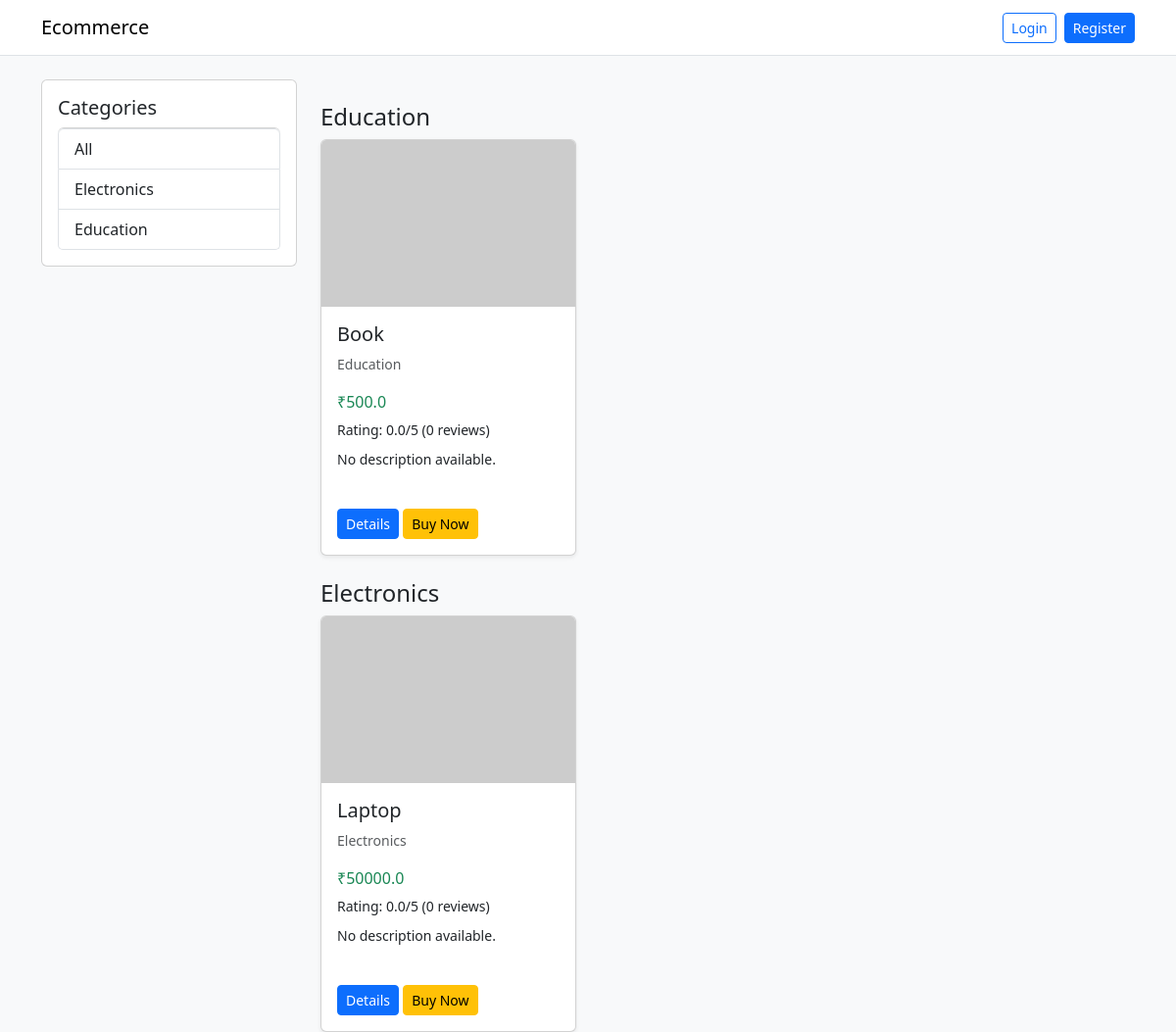
Before: /products?category=Accessories with the older database file.
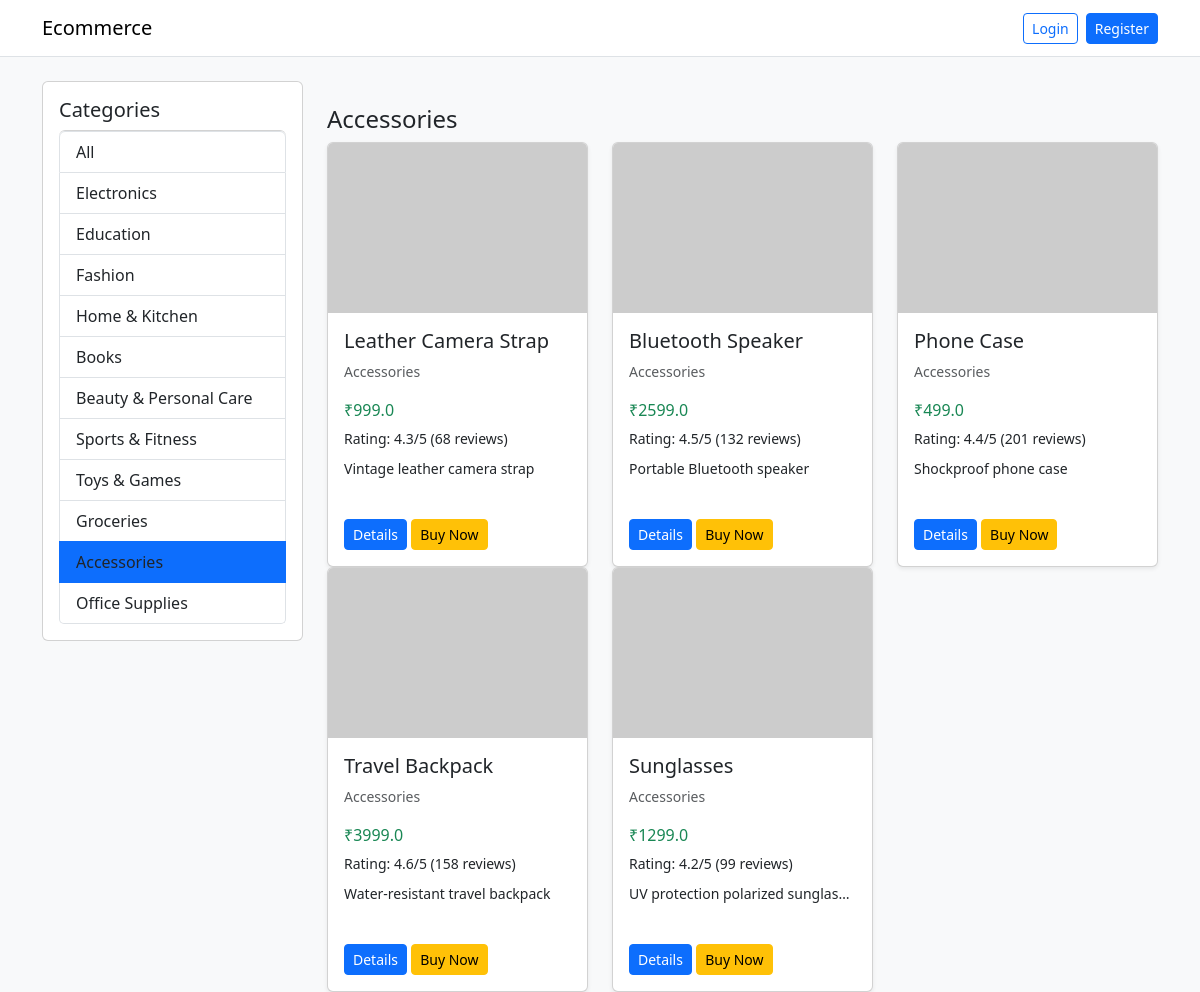
After: the same page with the newer database file.
### tables this page shows
CREATE TABLE products (
            product_id INTEGER PRIMARY KEY AUTOINCREMENT,
            product_name TEXT,
            category TEXT,
            price REAL
        , image_url TEXT, description TEXT, rating REAL, review_count INTEGER);

### app.py (the view)
@app.route('/products')
def products():
    user = get_logged_in_user()
    selected_category = request.args.get('category', '')
    search_query = request.args.get('q', '').strip()
    db = get_db()
    cursor = db.cursor()
    cursor.execute('SELECT DISTINCT category FROM products')
    categories = [c[0] for c in cursor.fetchall()]
    if search_query:
        like_term = f'%{search_query}%'
        cursor.execute('SELECT product_id, product_name, category, price, image_url, description, rating, review_count FROM products WHERE product_name LIKE ? OR description LIKE ? OR category LIKE ? ORDER BY category, product_id', (like_term, like_term, like_term))
    elif selected_category and selected_category in categories:
        cursor.execute('SELECT product_id, product_name, category, price, image_url, description, rating, review_count FROM products WHERE category = ? ORDER BY product_id', (selected_category,))
    else:
        cursor.execute('SELECT product_id, product_name, category, price, image_url, description, rating, review_count FROM products ORDER BY category, product_id')
    products_list = cursor.fetchall()
    cursor.close()
    db.close()
    products_data = [
        {
            'product_id': p[0],
            'product_name': p[1],
            'category': p[2],
            'price': p[3],
            'image_url': p[4] or 'https://via.placeholder.com/300x200?text=Product',
            'description': p[5] or 'No description available.',
            'rating': p[6] or 0,
            'review_count': p[7] or 0
        }
        for p in products_list
    ]
    grouped = {}
    for item in products_data:
        grouped.setdefault(item['category'], []).append(item)
    return render_template('products.html', categories=categories, selected_category=selected_category, grouped_products=grouped, user=user)

### app.py (called while the page is built, shortened)
def get_logged_in_user():
    if 'user_id' not in session:
        return None

### db.py (called while the page is built)
def get_db():
    return sqlite3.connect('ecommerce.db')

### templates/products.html (shortened to what this page needs)
<!DOCTYPE html>
<html>
<head>
    <link href="https://cdn.jsdelivr.net/npm/bootstrap@5.3.0/dist/css/bootstrap.min.css" rel="stylesheet">
</head>
<body class="bg-light">
<nav class="navbar navbar-expand-lg navbar-light bg-white border-bottom">
    <div class="container">
        <a class="navbar-brand" href="/">Ecommerce</a>
        <div class="d-flex align-items-center">
            {% if user %}
                <span class="me-3">Welcome, {{ user.name }}</span>
                <a class="btn btn-outline-secondary btn-sm" href="/logout">Logout</a>
            {% else %}
                <a class="btn btn-outline-primary btn-sm me-2" href="/login">Login</a>
                <a class="btn btn-primary btn-sm" href="/register">Register</a>
            {% endif %}
        </div>
    </div>
</nav>
<div class="container mt-4">
    <div class="row">
        <div class="col-md-3">
            <div class="card p-3 mb-3">
                <h5>Categories</h5>
                <ul class="list-group">
                    <li class="list-group-item {% if not selected_category %}active{% endif %}"><a href="/products" class="text-decoration-none text-dark">All</a></li>
                    {% for category in categories %}
                        <li class="list-group-item {% if selected_category == category %}active{% endif %}"><a href="/products?category={{ category }}" class="text-decoration-none text-dark">{{ category }}</a></li>
                    {% endfor %}
                </ul>
            </div>
        </div>
        <div class="col-md-9">
            {% for category, items in grouped_products.items() %}
                <h4 class="mt-4">{{ category }}</h4>
                <div class="row">
                    {% for product in items %}
                        <div class="col-md-4">
                            <div class="card mb-4 shadow-sm" style="height:100%;">
                                <img src="{{ product.image_url or 'https://via.placeholder.com/300x200?text=Product' }}" class="card-img-top" alt="{{ product.product_name }}" style="height: 170px; object-fit: cover;">
                                <div class="card-body d-flex flex-column">
                                    <h5>{{ product.product_name }}</h5>
                                    <p class="text-muted small">{{ product.category }}</p>
                                    <p class="mb-1 text-success">₹{{ product.price }}</p>
                                    <div class="mb-2">
                                        <small>Rating: {{ '%.1f'|format(product.rating) }}/5 ({{ product.review_count }} reviews)</small>
                                    </div>
                                    <p class="small text-truncate">{{ product.description }}</p>
                                    <div class="mt-auto">
                                        <a class="btn btn-primary btn-sm" href="/product/{{ product.product_id }}">Details</a>
                                        <form action="/buy/{{ product.product_id }}" method="POST" class="d-inline">
                                            <button class="btn btn-warning btn-sm">Buy Now</button>
                                        </form>
                                    </div>
                                </div>
                            </div>
                        </div>
                    {% endfor %}
                </div>
            {% endfor %}
        </div>
    </div>
</div>
</body>
</html>

Changed rows visible on the page:
no longer on this page (row unchanged): products: category "Education", product_name "Book", price "500.0", rating "0.0", review_count "0", description "No description available."
no longer on this page (row unchanged): products: category "Electronics", product_name "Laptop", price "50000.0", rating "0.0", review_count "0", description "No description available."
added products: category "Accessories", product_name "Leather Camera Strap", price "999.0", rating "4.3", review_count "68", description "Vintage leather camera strap"
added products: product_name "Bluetooth Speaker", category "Accessories", price "2599.0", rating "4.5", review_count "132", description "Portable Bluetooth speaker"
added products: product_name "Phone Case", category "Accessories", price "499.0", rating "4.4", review_count "201", description "Shockproof phone case"
added products: product_name "Travel Backpack", category "Accessories", price "3999.0", rating "4.6", review_count "158", description "Water-resistant travel backpack"
added products: product_name "Sunglasses", category "Accessories", price "1299.0", rating "4.2", review_count "99", description "UV protection polarized sunglas…"
Other visible differences:
new list line: "Fashion"
new list line: "Home & Kitchen"
new list line: "Books"
new list line: "Beauty & Personal Care"
new list line: "Sports & Fitness"
new list line: "Toys & Games"
new list line: "Groceries"
new list line: "Accessories"
new list line: "Office Supplies"
